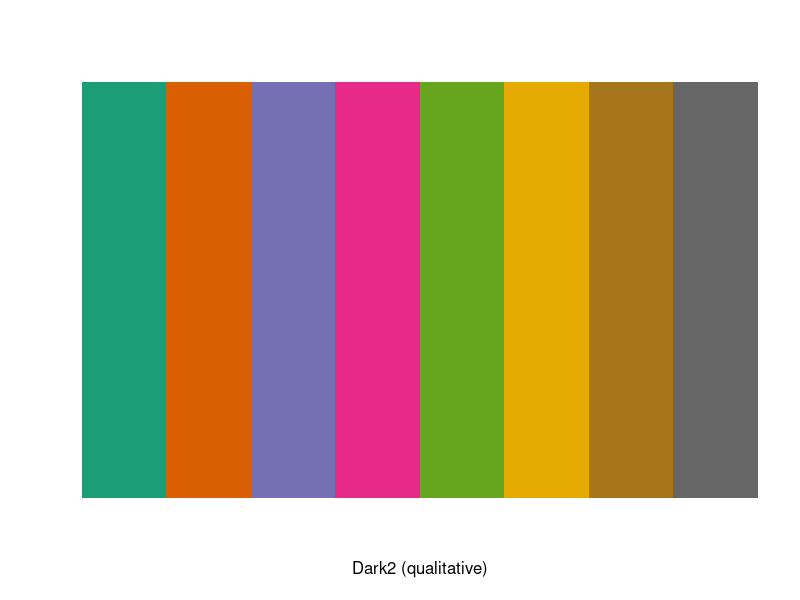
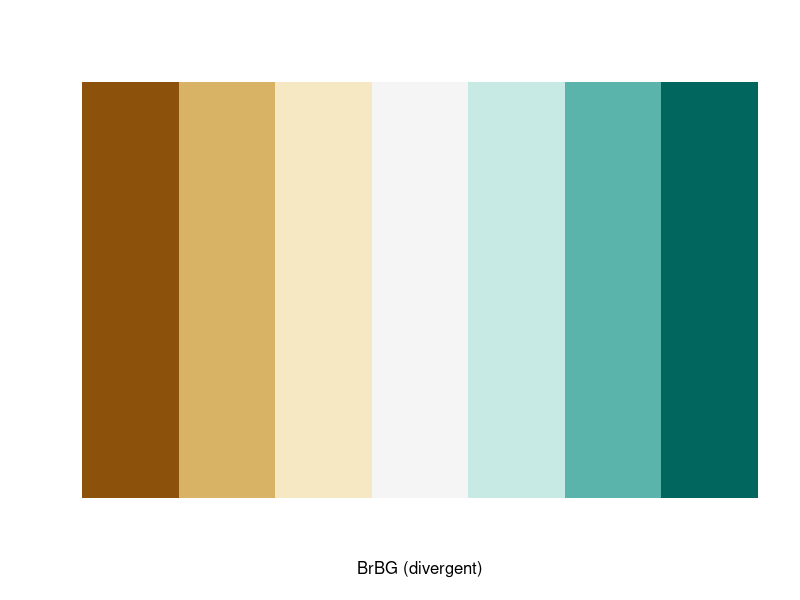
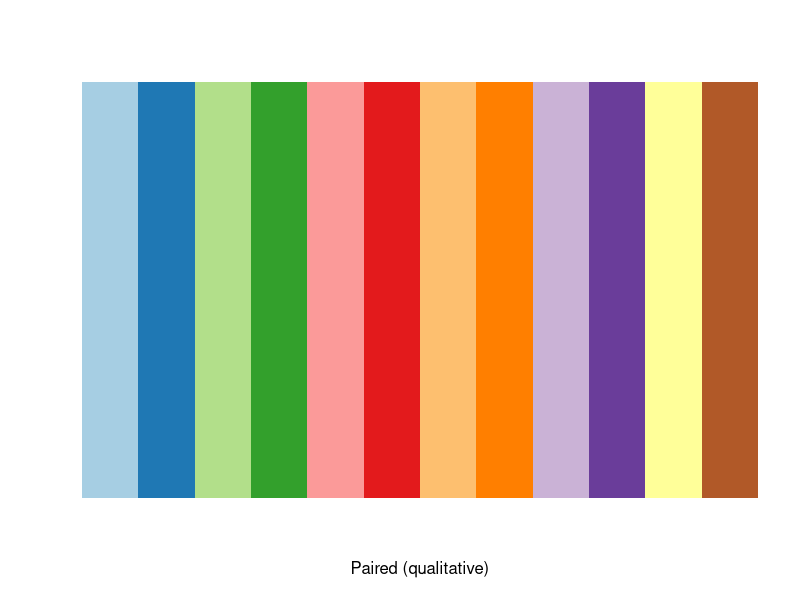
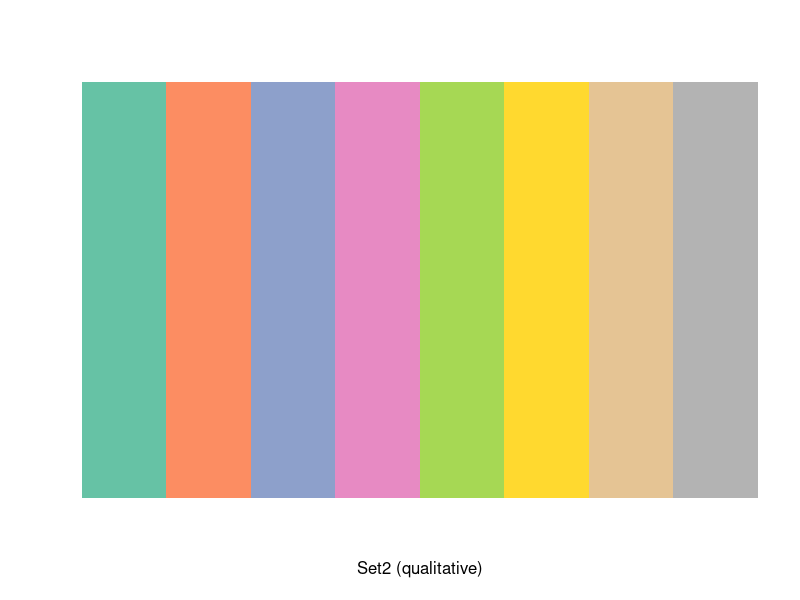
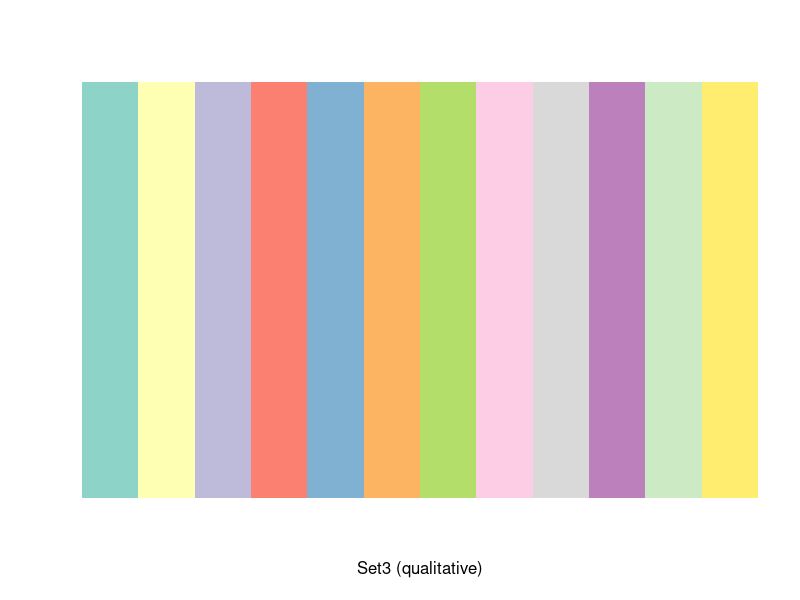
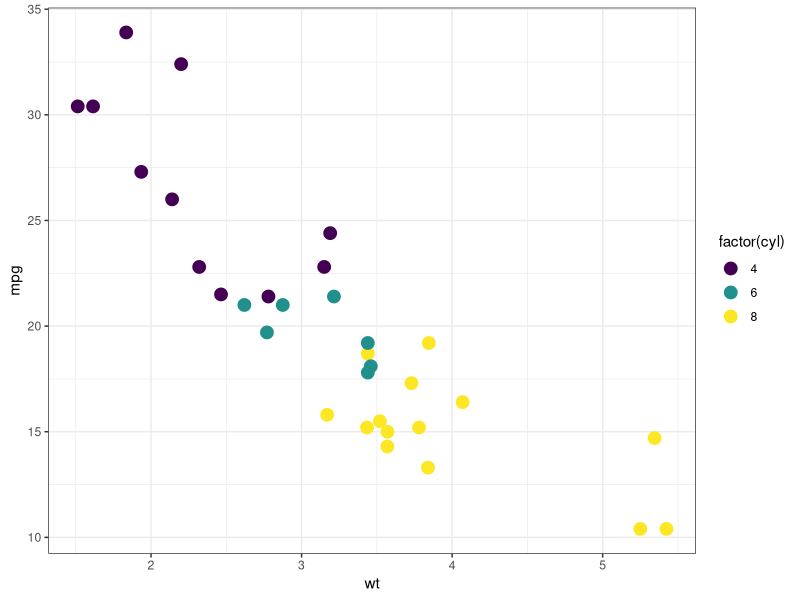
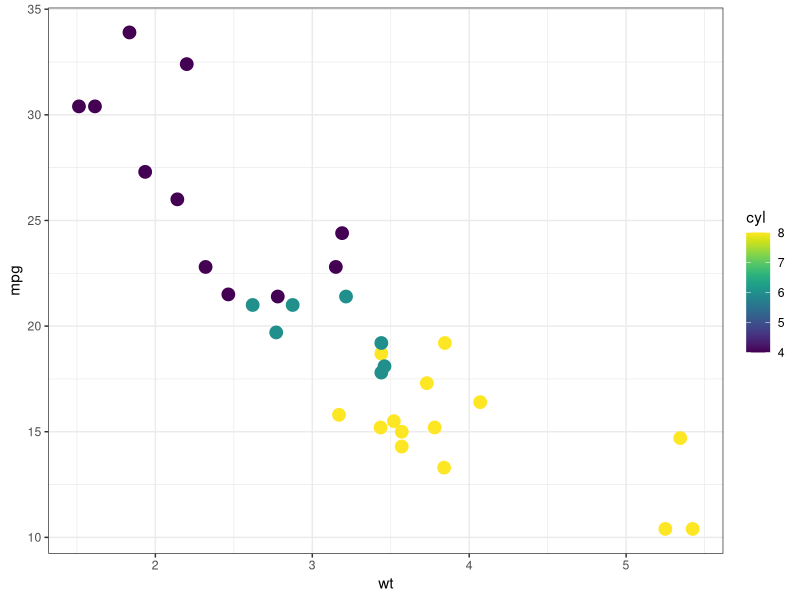
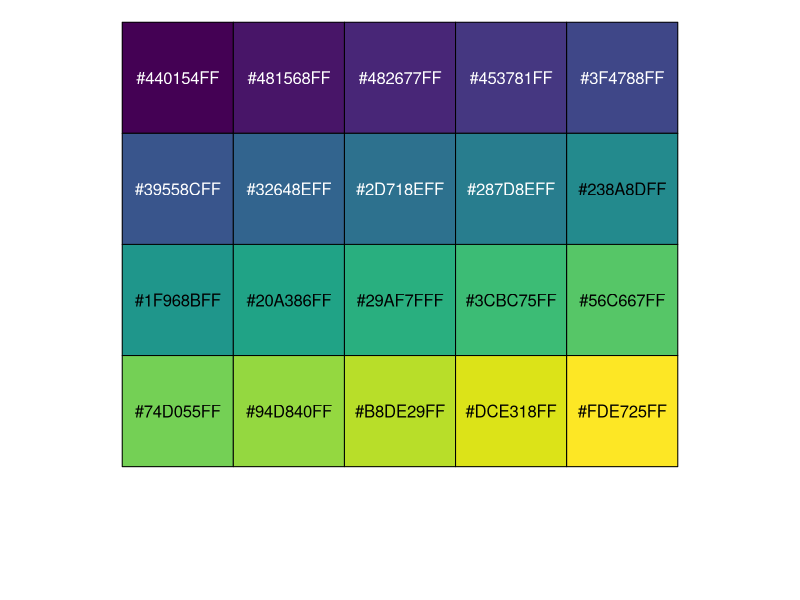

Write R code to recreate these figures, in order.
## ---- chunk 1
library(viridis)

# get certain number of colours from viridis palette
newcols = viridis(8, option = "B")
## ---- chunk 2
library(RColorBrewer)

# View a single RColorBrewer palette by specifying its name
display.brewer.pal(n = 8, name = 'Dark2')

# Hexadecimal color specification 
brewer.pal(n = 8, name = "Dark2")
## ---- chunk 3
# BrBG
display.brewer.pal(7,"BrBG")
brewer.pal(n = 7, name = "BrBG")
# Paired
display.brewer.pal(12,"Paired")
brewer.pal(n = 12, name = "Paired")
# Set2
display.brewer.pal(8,"Set2")
brewer.pal(n = 8, name = "Set2")
# Set3
display.brewer.pal(12,"Set3")
brewer.pal(n = 12, name = "Set3")
## ---- chunk 4
library(viridis)
library(ggplot2)
p <- ggplot(mtcars, aes(wt, mpg))
p + geom_point(size=4, aes(colour = factor(cyl))) +
    scale_color_viridis(discrete=TRUE) +
    theme_bw()
p + geom_point(size=4, aes(colour = cyl)) +
    scale_color_viridis(discrete=FALSE) +
    theme_bw()
## ---- chunk 5
library(scales)
show_col(viridis_pal()(20))
show_col(viridis_pal(option = 'A')(20))
show_col(viridis_pal(option = 'B')(20))
show_col(viridis_pal(option = 'C')(20))
show_col(viridis_pal(option = 'D')(20))
## ---- chunk 6
# number of colours you want
q_colors =  15 # for no particular reason
v_colors =  viridis(q_colors, option = 'D')
v_colors
